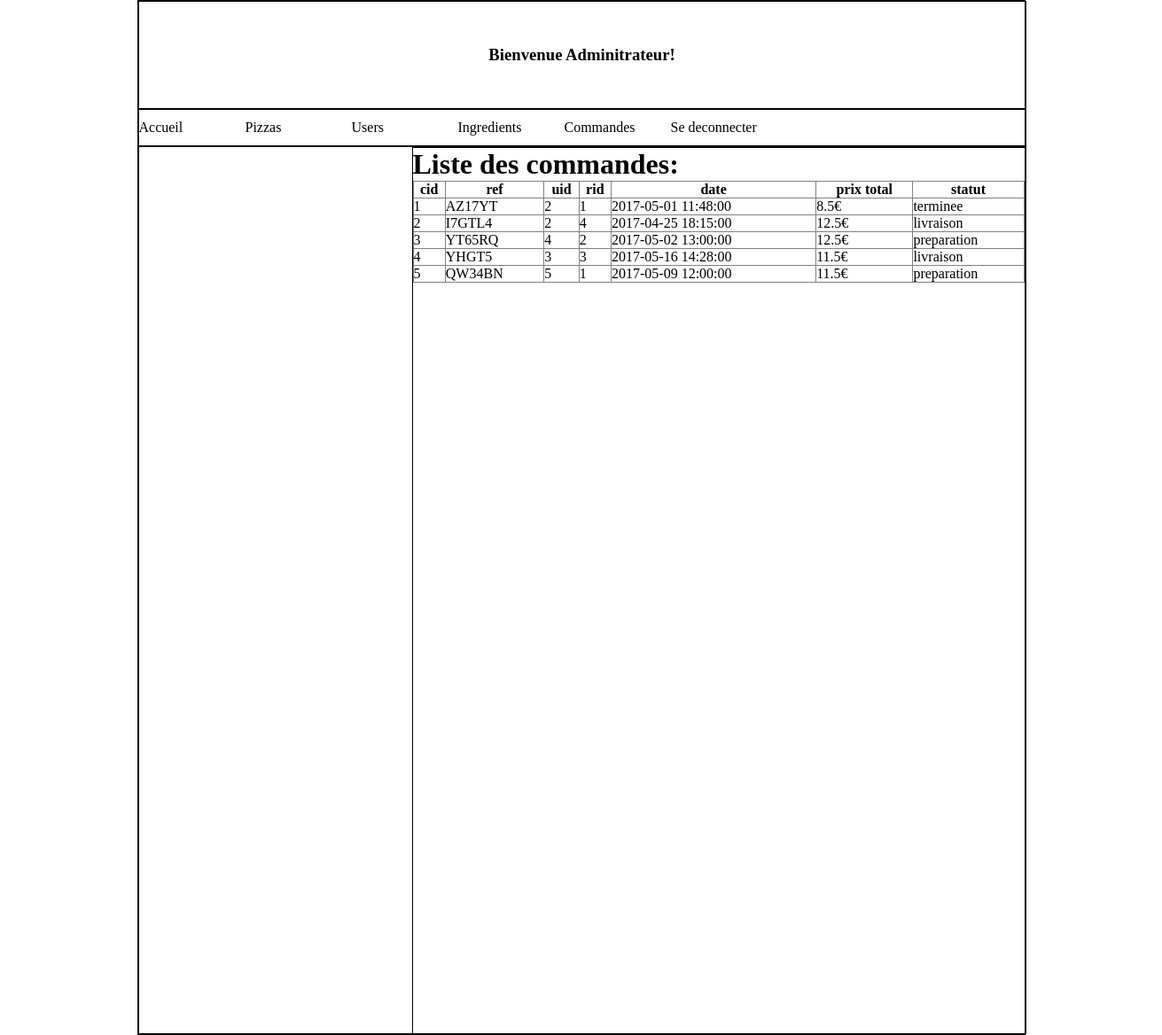
Screenshot of /admin/index.php?manager=quanlycommande (signed in) with the database file from the repository.
### tables this page shows
CREATE TABLE `commandes` (
  `cid` int(11) NOT NULL,
  `ref` varchar(10) NOT NULL,
  `uid` int(11) NOT NULL,
  `rid` int(11) NOT NULL,
  `date` datetime NOT NULL,
  `statut` enum('preparation','livraison','terminee','') NOT NULL DEFAULT 'preparation'
);

### auth/loader.php (called while the page is built, shortened)
<?php
spl_autoload_register(function ($class) {
    $path = explode('\\',$class);
    $class = array_pop($path);
});
$idm = new Pw\Auth\Identity\IdentityManager();

### auth/IdentityManager.php (called while the page is built, shortened)
<?php
class IdentityManager implements \ArrayAccess
{
    protected $storage;
    public function __construct(&$storage = null)
    {
        if (is_array($storage)) {
            $this->storage = &$storage;
        } elseif ($storage instanceof ArrayAccess) {
            $this->storage = $storage;
        } else {
            $this->storage = &$_SESSION;
        }
    }
    public function hasIdentity()
    {
        return isset($this->storage[self::IDKEY]) && isset($this->storage[self::IDKEY]['identity']);
    }
    public function getRole()
    {
        return $this->storage[self::IDKEY]['roles'][0];
    }
    public function hasRoles()
    {
        return $this->hasIdentity() && isset($this->storage[self::IDKEY]['roles']);
    }
}

### admin/modules/commandes/enumerer.php (the view, shortened to what this page needs)
<?php
require_once('../auth/EtreAuthentifie.php');
$uid = $idm->getRole();
	if(isset($uid) && $uid == 'admin' ) {
		?>
		<h1>Liste des commandes: </h1>
		<?php
		try {
			require("../db_config.php");
			$SQL = "SELECT * FROM commandes";
			$res = $db->query($SQL);
			?>
			<table width="100%" border="1">
				<tr>
					<th>cid</th>
					<th>ref</th>
					<th>uid</th>
					<th>rid</th>
					<th>date</th>
					<th>prix total</th>
					<th>statut</th>
				</tr>
				<?php
				foreach($res as $row) {
					?>
					<tr>
						<td><?php echo $row['cid'] ?></td>
						<td><?php echo $row['ref'] ?></td>
						<td><?php echo $row['uid'] ?></td>
						<td><?php echo $row['rid'] ?></td>
						<td><?php echo $row['date'] ?></td>
						<td>
							<?php
							$rid = $row['rid'];
							$cid = $row['cid'];
							$prix_rid = 0;
							$prix_sid = 0;
							$SQL1 = "SELECT recettes.prix FROM commandes INNER JOIN recettes ON commandes.rid = recettes.rid WHERE commandes.rid = $rid ";
							$res1 = $db->query($SQL1);
							foreach($res1 as $row1) {
								$prix_rid = $row1['prix'];
							}
							$SQL2 = "SELECT supplements.prix FROM supplements INNER JOIN extras ON supplements.sid = extras.sid WHERE extras.cid = $cid";
							$st = $db->query($SQL2);
							foreach($st as $row2) {
								$prix_sid = $prix_sid+$row2['prix'];
							}
							$total = $prix_sid + $prix_rid;
							echo $total."€";
							?>
						</td>
						<td><?php echo $row['statut']?></td>
					</tr>
					<?php } ?>
				</table>
				<?php
			}
			catch (PDOException $e) {
				echo "Erreur SQL: ".$e->getMessage();
			}
		} else {
			echo "Vous n'avez pas le droit d'accès à cette page.<br>";
			echo "<a href='../../index.php'>Revenir</a> à la page d'accueil";
		}
?>

### admin/index.php (shortened to what this page needs)
<?php
require("../auth/EtreAuthentifie.php");
$uid = $idm->getRole();
	if(isset($uid) && $uid == 'admin' ) {
?>
<!DOCTYPE html>
<html>
<head>
   	<link rel="stylesheet" type="text/css" href="style/admin.css" />
</head>
<body>
	<div class="wrapper">
		<?php
			include('modules/header.php');
			include('modules/menu.php');
			include('modules/content.php');
		?>
	</div>
</body>
<?php
}else{
	echo "Vous n'avez pas le droit d'accès à cette page.<br>";
}
?>
</html>

### admin/modules/header.php
<div class="header">
			<h3 style="text-align: center;color: #000000;line-height: 120px">Bienvenue Adminitrateur!</h3>
		</div>

### admin/modules/menu.php
<div class="menu">
			<ul>
				<li><a href="../index.php">Accueil</a></li>
				<li><a href="index.php?manager=quanlypizza&ac=ajouter">Pizzas</a></li>
				<li><a href="index.php?manager=">Users</a></li>
				<li><a href="index.php?manager=quanlysupplements&ac=ajouter">Ingredients</a></li>
				<li><a href="index.php?manager=quanlycommande">Commandes</a></li>
				<li> <a href="../logout.php">Se deconnecter</a></li>
			</ul>
		</div>

### admin/modules/content.php (shortened to what this page needs)
<div class="content">
	<?php
		if(isset($_GET['manager'])){
			$tam=$_GET['manager'];
		}else{
			$tam='';
		}if($tam=='quanlypizza'){
			include('modules/pizza/main.php');
		}else if($tam=='quanlysupplements'){
			include('modules/supplements/main.php');
		}else if($tam=='quanlycommande'){
			include('modules/commandes/main.php');
		}
		?>

### admin/modules/commandes/main.php
<div class="right">
	<?php
		include('modules/commandes/enumerer.php');
	?>
</div>

### admin/style/admin.css (style rules this page uses)
table { border-collapse: collapse; }
* { padding: 0; margin: 0; }
.wrapper { width: 1000px; height: auto; border: 1px solid #000000; margin: auto; }
.header { width: 100%; height: 120px; border: 1px solid #000000; }
.menu { width: 100%; height: 40px; border: 1px solid #000000; }
.menu ul { width: 120%; height: 40px; list-style: none; }
.menu ul li { width: 120px; height: 40px; line-height: 40px; float: left; }
.menu ul li a { text-decoration: none; color: #000000; }
.right { width: 690px; height: 1000px; border: 1px solid #000000; float: right; }
.content { width: 100%; height: 1000px; border: 1px solid #000000; }

### rows the page displays
commandes: cid "1", ref "AZ17YT", uid "2", rid "1", date "2017-05-01 11:48:00", total "8.5", statut "terminee"
commandes: cid "2", ref "I7GTL4", uid "2", rid "4", date "2017-04-25 18:15:00", total "12.5", statut "livraison"
commandes: cid "3", ref "YT65RQ", uid "4", rid "2", date "2017-05-02 13:00:00", total "12.5", statut "preparation"
commandes: cid "4", ref "YHGT5", uid "3", rid "3", date "2017-05-16 14:28:00", total "11.5", statut "livraison"
commandes: cid "5", ref "QW34BN", uid "5", rid "1", date "2017-05-09 12:00:00", total "11.5", statut "preparation"
